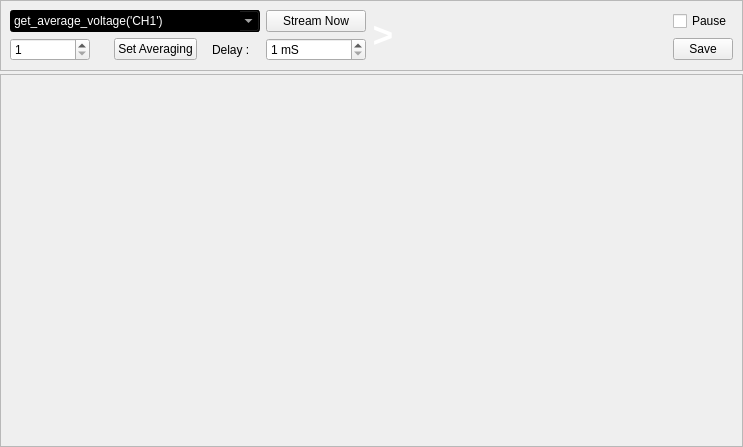
<?xml version="1.0" encoding="UTF-8"?>
<ui version="4.0">
 <class>MainWindow</class>
 <widget class="QMainWindow" name="MainWindow">
  <property name="geometry">
   <rect>
    <x>0</x>
    <y>0</y>
    <width>743</width>
    <height>447</height>
   </rect>
  </property>
  <property name="minimumSize">
   <size>
    <width>300</width>
    <height>0</height>
   </size>
  </property>
  <property name="mouseTracking">
   <bool>false</bool>
  </property>
  <property name="windowTitle">
   <string>Data Streaming Utility</string>
  </property>
  <property name="windowIcon">
   <iconset>
    <normaloff>../../../../../usr/share/pixmaps/cubeview48.png</normaloff>../../../../../usr/share/pixmaps/cubeview48.png</iconset>
  </property>
  <property name="windowOpacity">
   <double>1.000000000000000</double>
  </property>
  <property name="toolTip">
   <string/>
  </property>
  <property name="autoFillBackground">
   <bool>false</bool>
  </property>
  <property name="toolButtonStyle">
   <enum>Qt::ToolButtonIconOnly</enum>
  </property>
  <property name="tabShape">
   <enum>QTabWidget::Rounded</enum>
  </property>
  <widget class="QWidget" name="centralwidget">
   <property name="layoutDirection">
    <enum>Qt::LeftToRight</enum>
   </property>
   <layout class="QVBoxLayout" name="verticalLayout_2">
    <property name="spacing">
     <number>3</number>
    </property>
    <property name="margin">
     <number>0</number>
    </property>
    <item>
     <widget class="QFrame" name="frame">
      <property name="sizePolicy">
       <sizepolicy hsizetype="Preferred" vsizetype="Preferred">
        <horstretch>0</horstretch>
        <verstretch>0</verstretch>
       </sizepolicy>
      </property>
      <property name="frameShape">
       <enum>QFrame::StyledPanel</enum>
      </property>
      <property name="frameShadow">
       <enum>QFrame::Raised</enum>
      </property>
      <layout class="QGridLayout" name="gridLayout">
       <item row="2" column="1">
        <widget class="QPushButton" name="pushButton_2">
         <property name="sizePolicy">
          <sizepolicy hsizetype="Maximum" vsizetype="Fixed">
           <horstretch>0</horstretch>
           <verstretch>0</verstretch>
          </sizepolicy>
         </property>
         <property name="text">
          <string>Set Averaging</string>
         </property>
        </widget>
       </item>
       <item row="1" column="4" rowspan="2">
        <widget class="QLabel" name="msg">
         <property name="sizePolicy">
          <sizepolicy hsizetype="Preferred" vsizetype="Maximum">
           <horstretch>0</horstretch>
           <verstretch>0</verstretch>
          </sizepolicy>
         </property>
         <property name="baseSize">
          <size>
           <width>0</width>
           <height>17</height>
          </size>
         </property>
         <property name="font">
          <font>
           <pointsize>26</pointsize>
           <weight>75</weight>
           <italic>true</italic>
           <bold>true</bold>
          </font>
         </property>
         <property name="styleSheet">
          <string notr="true">color: rgb(255, 255, 255);</string>
         </property>
         <property name="text">
          <string>&gt;</string>
         </property>
         <property name="alignment">
          <set>Qt::AlignLeading|Qt::AlignLeft|Qt::AlignTop</set>
         </property>
         <property name="wordWrap">
          <bool>true</bool>
         </property>
        </widget>
       </item>
       <item row="2" column="3">
        <widget class="QSpinBox" name="spinBox">
         <property name="sizePolicy">
          <sizepolicy hsizetype="Maximum" vsizetype="Fixed">
           <horstretch>0</horstretch>
           <verstretch>0</verstretch>
          </sizepolicy>
         </property>
         <property name="minimumSize">
          <size>
           <width>100</width>
           <height>0</height>
          </size>
         </property>
         <property name="suffix">
          <string> mS</string>
         </property>
         <property name="minimum">
          <number>1</number>
         </property>
        </widget>
       </item>
       <item row="2" column="0">
        <widget class="QSpinBox" name="averageCount">
         <property name="sizePolicy">
          <sizepolicy hsizetype="Maximum" vsizetype="Fixed">
           <horstretch>0</horstretch>
           <verstretch>0</verstretch>
          </sizepolicy>
         </property>
         <property name="minimumSize">
          <size>
           <width>80</width>
           <height>0</height>
          </size>
         </property>
         <property name="minimum">
          <number>1</number>
         </property>
         <property name="maximum">
          <number>501</number>
         </property>
        </widget>
       </item>
       <item row="2" column="5">
        <widget class="QPushButton" name="pushButton_3">
         <property name="maximumSize">
          <size>
           <width>60</width>
           <height>16777215</height>
          </size>
         </property>
         <property name="text">
          <string>Save</string>
         </property>
        </widget>
       </item>
       <item row="1" column="5">
        <widget class="QCheckBox" name="pause">
         <property name="text">
          <string>Pause</string>
         </property>
        </widget>
       </item>
       <item row="1" column="3">
        <widget class="QPushButton" name="pushButton">
         <property name="sizePolicy">
          <sizepolicy hsizetype="Preferred" vsizetype="Fixed">
           <horstretch>0</horstretch>
           <verstretch>0</verstretch>
          </sizepolicy>
         </property>
         <property name="text">
          <string>Stream Now</string>
         </property>
        </widget>
       </item>
       <item row="2" column="2">
        <widget class="QLabel" name="label">
         <property name="sizePolicy">
          <sizepolicy hsizetype="Maximum" vsizetype="Preferred">
           <horstretch>0</horstretch>
           <verstretch>0</verstretch>
          </sizepolicy>
         </property>
         <property name="text">
          <string>Delay :</string>
         </property>
        </widget>
       </item>
       <item row="1" column="0" colspan="3">
        <widget class="QComboBox" name="cmdlist">
         <property name="sizePolicy">
          <sizepolicy hsizetype="Maximum" vsizetype="Fixed">
           <horstretch>0</horstretch>
           <verstretch>0</verstretch>
          </sizepolicy>
         </property>
         <property name="minimumSize">
          <size>
           <width>250</width>
           <height>0</height>
          </size>
         </property>
         <property name="styleSheet">
          <string notr="true">background-color: rgb(0, 0, 0);
color: rgb(255, 255, 255);</string>
         </property>
         <property name="editable">
          <bool>true</bool>
         </property>
         <item>
          <property name="text">
           <string>get_average_voltage('CH1')</string>
          </property>
         </item>
         <item>
          <property name="text">
           <string>get_freq('CNTR')</string>
          </property>
         </item>
         <item>
          <property name="text">
           <string>get_high_freq('CNTR')</string>
          </property>
         </item>
         <item>
          <property name="text">
           <string>DutyCycle('ID1')[1]</string>
          </property>
         </item>
         <item>
          <property name="text">
           <string>MeasureInterval('ID1','ID2','rising','rising')</string>
          </property>
         </item>
        </widget>
       </item>
      </layout>
     </widget>
    </item>
    <item>
     <widget class="QFrame" name="plot_area_frame">
      <property name="sizePolicy">
       <sizepolicy hsizetype="Preferred" vsizetype="MinimumExpanding">
        <horstretch>0</horstretch>
        <verstretch>0</verstretch>
       </sizepolicy>
      </property>
      <property name="frameShape">
       <enum>QFrame::StyledPanel</enum>
      </property>
      <property name="frameShadow">
       <enum>QFrame::Raised</enum>
      </property>
      <layout class="QVBoxLayout" name="plot_area">
       <property name="spacing">
        <number>2</number>
       </property>
       <property name="margin">
        <number>0</number>
       </property>
      </layout>
     </widget>
    </item>
   </layout>
  </widget>
  <action name="actionSave_as">
   <property name="text">
    <string>Save as</string>
   </property>
  </action>
 </widget>
 <resources/>
 <connections>
  <connection>
   <sender>pushButton</sender>
   <signal>clicked()</signal>
   <receiver>MainWindow</receiver>
   <slot>stream()</slot>
   <hints>
    <hint type="sourcelabel">
     <x>367</x>
     <y>36</y>
    </hint>
    <hint type="destinationlabel">
     <x>642</x>
     <y>38</y>
    </hint>
   </hints>
  </connection>
  <connection>
   <sender>pushButton_2</sender>
   <signal>clicked()</signal>
   <receiver>MainWindow</receiver>
   <slot>setAveraging()</slot>
   <hints>
    <hint type="sourcelabel">
     <x>207</x>
     <y>69</y>
    </hint>
    <hint type="destinationlabel">
     <x>624</x>
     <y>110</y>
    </hint>
   </hints>
  </connection>
  <connection>
   <sender>pushButton_3</sender>
   <signal>clicked()</signal>
   <receiver>MainWindow</receiver>
   <slot>saveData()</slot>
   <hints>
    <hint type="sourcelabel">
     <x>721</x>
     <y>61</y>
    </hint>
    <hint type="destinationlabel">
     <x>711</x>
     <y>0</y>
    </hint>
   </hints>
  </connection>
  <connection>
   <sender>spinBox</sender>
   <signal>valueChanged(int)</signal>
   <receiver>MainWindow</receiver>
   <slot>setDelay(int)</slot>
   <hints>
    <hint type="sourcelabel">
     <x>318</x>
     <y>55</y>
    </hint>
    <hint type="destinationlabel">
     <x>386</x>
     <y>-14</y>
    </hint>
   </hints>
  </connection>
 </connections>
 <slots>
  <slot>saveData()</slot>
  <slot>byebye()</slot>
  <slot>stream()</slot>
  <slot>setAveraging()</slot>
  <slot>setDelay(int)</slot>
 </slots>
</ui>
